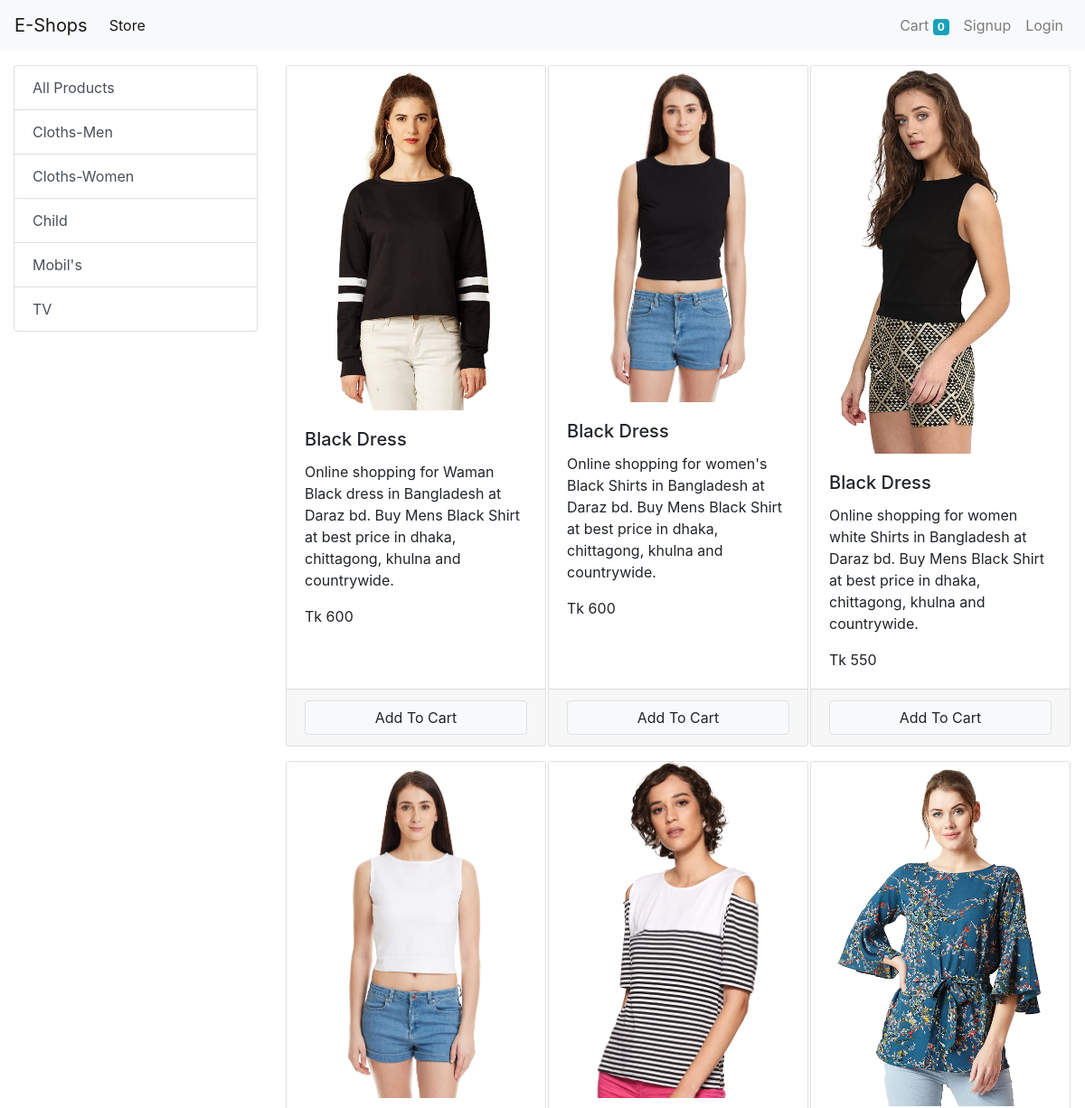
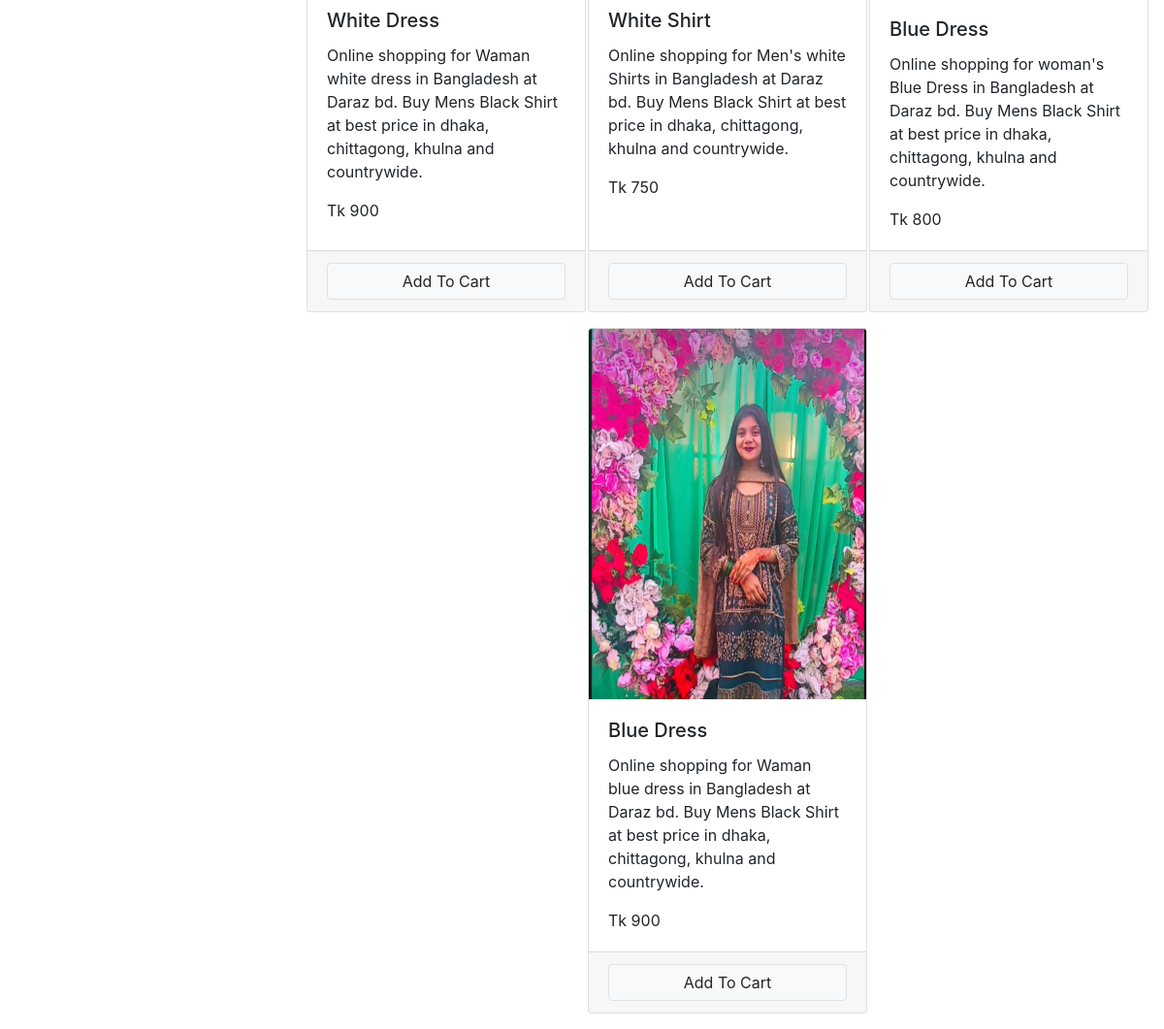
The app's page /?category=2 with its own data (2 pictures, top to bottom).
### store/models/category.py (models this page shows, shortened)
class Category(models.Model):
    Name = models.CharField(max_length=20)
    @staticmethod
    def get_all_categories():
        return Category.objects.all()

### store/models/product.py (models this page shows, shortened)
class Product(models.Model):
    Name = models.CharField(max_length=50)
    Price = models.IntegerField(default=0)
    Category = models.ForeignKey(Category, on_delete=models.CASCADE, default=1)
    Description = models.CharField(max_length=200, default='', null=True, blank=True)
    Image = models.ImageField(upload_to='uploads/products/')
    @staticmethod
    def get_all_products_by_categoryid(category_id):
        if category_id:
            return Product.objects.filter(Category=category_id)
        else:
            return Product.get_all_products();

### store/views/home.py (the view, shortened to what this page needs)
# urls.py: path('', home.Index.as_view(), name='homepage'),
class Index(View):
    def get(self, request):
        cart = request.session.get('cart')
        if not cart:
            request.session['cart']= {}
        Products = None
        Categorye = Category.get_all_categories()
        categoryID = request.GET.get("category")
        if categoryID:
            Products = Product.get_all_products_by_categoryid(categoryID)
        else:
            Products = Product.get_all_products()
        data = {}
        data["Products"] = Products
        data["Categorye"] = Categorye
        print('you are: ', request.session.get('email'))
        return render(request, "index.html", data)

### store/templatetags/card.py (called while the page is built)
@register.filter(name="is_in_card")
def is_in_cart(product, cart):
    keys = cart.keys()
    for id in keys:
        if int(id) == product.id:
            return True
    return False

### store/templatetags/custom_filter.py (called while the page is built)
@register.filter(name="currency")
def currency(number):
    return "Tk " + str(number)

### store/templates/index.html (shortened to what this page needs)
{% extends "base.html" %}
{% block content%}
{% load card %}
{% load custom_filter %}
<div class="container-fluid mt-3 ">
  <div class="row">
    <div class="col-lg-3 mx-auto">
      <div class="list-group">
        <a href="/" class="list-group-item list-group-item-action">All Products</a>
        {% for category in Categorye %}
        <a href="/?category={{category.id}}" class="list-group-item list-group-item-action">{{category.Name}}</a>
        {% endfor %}
      </div>
    </div>
    <div id='products' class="col-lg-9 mx-auto">
      <div class="row mx-auto">
        {% for Product in Products %}
        <div class="card mx-auto mb-3" id={{Product.id}} style="width: 18rem;">
          <img class="card-img-top" src="{{Product.Image.url}}" alt="Card image cap">
          <div class="card-body">
            <h5 class="card-title">{{Product.Name}}</h5>
            <p class="card-text">{{Product.Description}}</p>
            <p class="card-text">{{Product.Price|currency}}</p>
          </div>
          <div class="card-footer ">
            {% if Product|is_in_card:request.session.cart %}
            <div class="row no-gutters">
              <form action="/#{{Product.id}}" method="post" class="col-2 ">
                {% csrf_token %}
                <input type="text" hidden name='product' value="{{Product.id}}">
                <input type="text" hidden name='remove' value="True">
                <input type="submit" value="-" class="btn btn-block btn-secondary">
              </form>
              <div class="text-center col">{{ Product|cart_quantity:request.session.cart }} in Cart</div>
              <form action="/#{{Product.id}}" method="post" class="col-2 ">
                {% csrf_token %}
                <input type="submit" value="+" class="btn btn-block btn-secondary">
                <input type="text" hidden name='product' value="{{Product.id}}">
              </form>
            </div>
            {% else %}
            <form action="/#{{Product.id}}" method="POST" class="btn-block">
              <input type="submit" class="float-right btn btn-light border form-control" value="Add To Cart">
            </form>
            {% endif %}
          </div>
        </div>
        {% endfor %}
      </div>
    </div>
  </div>
</div>
{% endblock %}

### records on screen
Category: Name "Cloths-Men"
Category: Name "Cloths-Women"
Category: Name "Child"
Category: Name "Mobil's"
Category: Name "TV"
Product: Image (picture), Name "Black Dress", Description "Online shopping for Waman Black dress in Bangladesh at Daraz bd. Buy Mens Black Shirt at best price in dhaka, chittagong, khulna and countrywide.", Price "Tk 600"
Product: Image (picture), Name "Black Dress", Description "Online shopping for women's Black Shirts in Bangladesh at Daraz bd. Buy Mens Black Shirt at best price in dhaka, chittagong, khulna and countrywide.", Price "Tk 600"
Product: Image (picture), Name "Black Dress", Description "Online shopping for women white Shirts in Bangladesh at Daraz bd. Buy Mens Black Shirt at best price in dhaka, chittagong, khulna and countrywide.", Price "Tk 550"
Product: {{ Product.id }} 18 (drawn), Image (picture), Name "White Dress", Description "Online shopping for Waman white dress in Bangladesh at Daraz bd. Buy Mens Black Shirt at best price in dhaka, chittagong, khulna and countrywide.", Price "Tk 900"
Product: Image (picture), Name "White Shirt", Description "Online shopping for Men's white Shirts in Bangladesh at Daraz bd. Buy Mens Black Shirt at best price in dhaka, chittagong, khulna and countrywide.", Price "Tk 750"
Product: Image (picture), Name "Blue Dress", Description "Online shopping for woman's Blue Dress in Bangladesh at Daraz bd. Buy Mens Black Shirt at best price in dhaka, chittagong, khulna and countrywide.", Price "Tk 800"
Product: Image (picture), Name "Blue Dress", Description "Online shopping for Waman blue dress in Bangladesh at Daraz bd. Buy Mens Black Shirt at best price in dhaka, chittagong, khulna and countrywide.", Price "Tk 900"

### other values on screen
{{ request.session.cart.keys|length }} "0"
